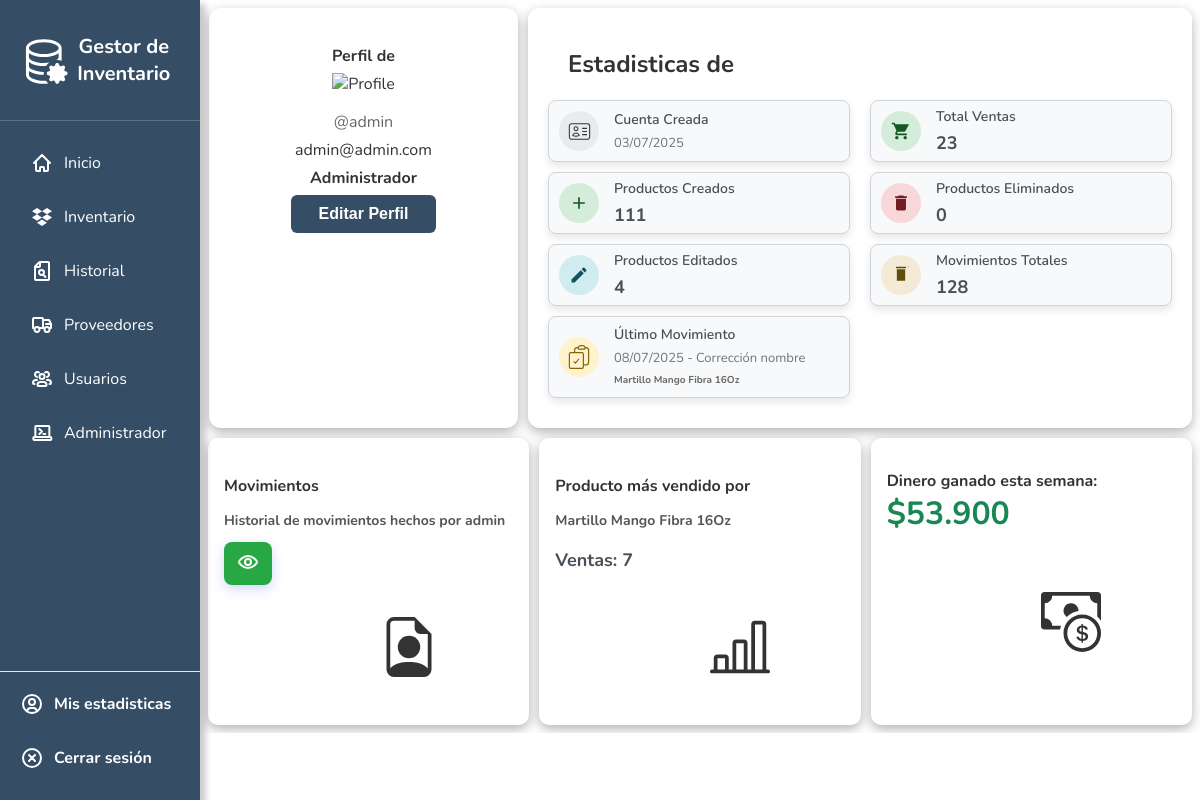
/profile/ (signed in), run on the app's committed database.
### inventory/models.py (models this page shows, shortened)
class HistorialMovimiento(models.Model):
    producto_id = models.IntegerField()
    nombre_producto = models.CharField(max_length=200)
    tipo_producto = models.CharField(max_length=50)
    codigo_barras = models.CharField(max_length=100, blank=True, null=True)
    fecha = models.DateTimeField(default=now)
    cambio_stock = models.IntegerField()
    stock_final = models.IntegerField()
    motivo = models.CharField(max_length=255, blank=True)
    usuario = models.ForeignKey(User, on_delete=models.SET_NULL, null=True, blank=True)
    precio = models.IntegerField()  # Assuming you want to track the price in the history
    boleta_codigo = models.CharField(max_length=32, blank=True, null=True, help_text="Código de boleta chileno (opcional)")

### inventory/views.py (the view)
# urls.py: path('profile/', profile, name='profile'),
@login_required
def profile(request):
    user = request.user
    productos_creados = HistorialMovimiento.objects.filter(
        usuario=user,
        motivo='Producto creado'
    ).count()
    productos_editados = HistorialMovimiento.objects.filter(
        usuario=user,
    ).filter(
        Q(motivo='Producto editado') |
        Q(motivo='Edición manual') |
        Q(motivo='Corrección precio') |
        Q(motivo='Corrección nombre') |
        Q(motivo__icontains='ajuste de inventario') |
        Q(motivo__icontains='uso interno') |
        Q(motivo__icontains='otro')
    ).count()
    productos_eliminados = HistorialMovimiento.objects.filter(
        usuario=user,
        motivo='Producto eliminado'
    ).count()
    from django.db.models import F, ExpressionWrapper, IntegerField, Sum
    from django.utils import timezone
    now = timezone.now()
    week_start = now - timezone.timedelta(days=now.weekday())
    month_start = now.replace(day=1)
    year_start = now.replace(month=1, day=1)
    total_ventas = HistorialMovimiento.objects.filter(
        usuario=user,
        motivo__iexact='venta',
        cambio_stock__lt=0
    ).aggregate(total=Sum(-F('cambio_stock')))['total'] or 0
    total_recaudado = HistorialMovimiento.objects.filter(
        usuario=user,
        motivo__iexact='venta',
        cambio_stock__lt=0
    ).annotate(
        total_venta=ExpressionWrapper(F('precio') * -F('cambio_stock'), output_field=IntegerField())
    ).aggregate(total=Sum('total_venta'))['total'] or 0
    recaudado_semana = HistorialMovimiento.objects.filter(
        usuario=user,
        motivo__iexact='venta',
        cambio_stock__lt=0,
        fecha__gte=week_start
    ).annotate(
        total_venta=ExpressionWrapper(F('precio') * -F('cambio_stock'), output_field=IntegerField())
    ).aggregate(total=Sum('total_venta'))['total'] or 0
    recaudado_mes = HistorialMovimiento.objects.filter(
        usuario=user,
        motivo__iexact='venta',
        cambio_stock__lt=0,
        fecha__gte=month_start
    ).annotate(
        total_venta=ExpressionWrapper(F('precio') * -F('cambio_stock'), output_field=IntegerField())
    ).aggregate(total=Sum('total_venta'))['total'] or 0
    recaudado_anio = HistorialMovimiento.objects.filter(
        usuario=user,
        motivo__iexact='venta',
        cambio_stock__lt=0,
        fecha__gte=year_start
    ).annotate(
        total_venta=ExpressionWrapper(F('precio') * -F('cambio_stock'), output_field=IntegerField())
    ).aggregate(total=Sum('total_venta'))['total'] or 0
    total_movimientos = HistorialMovimiento.objects.filter(
        usuario=user
    ).count()
    ultimo_movimiento = HistorialMovimiento.objects.filter(
        usuario=user
    ).order_by('-fecha').first()
    mas_vendido = (
        HistorialMovimiento.objects
        .filter(usuario=user, motivo__iexact='venta')
        .values('nombre_producto')
        .annotate(total_vendido=Sum(-F('cambio_stock')))
        .order_by('-total_vendido', 'nombre_producto')
        .first()
    )
    recaudado_semana_global = HistorialMovimiento.objects.filter(
        motivo__iexact='venta',
        cambio_stock__lt=0,
        fecha__gte=week_start
    ).annotate(
        total_venta=ExpressionWrapper(F('precio') * -F('cambio_stock'), output_field=IntegerField())
    ).aggregate(total=Sum('total_venta'))['total'] or 0
    context = {
        'user': user,
        'productos_creados': productos_creados,
        'productos_editados': productos_editados,
        'productos_eliminados': productos_eliminados,
        'total_ventas': total_ventas,
        'total_movimientos': total_movimientos,
        'ultimo_movimiento': ultimo_movimiento,
        'mas_vendido': mas_vendido,
        'total_recaudado': total_recaudado,
        'recaudado_semana': recaudado_semana,
        'recaudado_mes': recaudado_mes,
        'recaudado_anio': recaudado_anio,
        'recaudado_semana_global': recaudado_semana_global,
    }
    return render(request, 'inv/profile.html', context)

### inventory/templatetags/number_filters.py (called while the page is built)
@register.filter
def comma_miles(value):
    try:
        return f"{int(value):,}".replace(",", ".")
    except:
        return value

### inventory/templates/inv/profile.html (shortened to what this page needs)
{% extends 'inv/base.html' %}
{% load static %}
{% load number_filters %}
{% block body %}
<body>
  <div class="dashboard">
    <div class="card profile" style="margin-left: 1px; padding-top: 10%;">
      <p><strong>Perfil de {{ user.first_name }} {{ user.last_name }}</strong></p>
      <img src="https://cdn-icons-png.flaticon.com/512/847/847969.png" alt="Profile" />
      <p class="role">@{{ user.username }}</p>
      <p>{{ user.email|default:"No especificado" }}</p>
      <p> <span class="perfil-value">
          {% if user.is_staff %}
          <strong><span class="badge bg-primary">Administrador</span></strong>
          {% else %}
          <strong><span class="badge bg-secondary">Usuario</span></strong>
          {% endif %}
        </span></p>
      <button class="add-product-btn" onclick="window.location.href='{% url 'user_edit' user.pk %}'">Editar
        Perfil</button>
    </div>
    <div class="card">
      <div class="welcome">
        <div>
          <h2>Estadisticas de {{ user.first_name }} {{ user.last_name }}</h2>
        </div>
      </div>
      <div class="user-stats">
        <div class="row">
          <div class="col-md-6">
            <div class="stat-item mb-3">
              <div class="stat-icon">
              </div>
              <div class="stat-content">
                <h5>Cuenta Creada</h5>
                <p>{{ user.date_joined|date:"d/m/Y" }}</p>
              </div>
            </div>
            <div class="stat-item mb-3">
              <div class="stat-icon text-success">
                <svg width="20" height="20" fill="currentColor" viewBox="0 0 24 24">
                  <path d="M19 13h-6v6h-2v-6H5v-2h6V5h2v6h6v2z" />
                </svg>
              </div>
              <div class="stat-content">
                <h5>Productos Creados</h5>
                <p class="stat-number">{{ productos_creados }}</p>
              </div>
            </div>
            <div class="stat-item mb-3">
              <div class="stat-icon text-primary">
                <svg width="20" height="20" fill="currentColor" viewBox="0 0 24 24">
                  <path
                    d="M3 17.25V21h3.75L17.81 9.94l-3.75-3.75L3 17.25zM20.71 7.04c.39-.39.39-1.02 0-1.41l-2.34-2.34c-.39-.39-1.02-.39-1.41 0l-1.83 1.83 3.75 3.75 1.83-1.83z" />
                </svg>
              </div>
              <div class="stat-content">
                <h5>Productos Editados</h5>
                <p class="stat-number">{{ productos_editados }} </p>
              </div>
            </div>
            <div class="stat-item mb-3" style="height: 80px;">
              <div class="stat-icon text-warning">
              </div>
              <div class="stat-content">
                <h5>Último Movimiento</h5>
                {% if ultimo_movimiento %}
                <p>{{ ultimo_movimiento.fecha|date:"d/m/Y" }} - {{ ultimo_movimiento.motivo }}</p>
                <small class="text-muted" style="font-size: x-small;">{{ ultimo_movimiento.nombre_producto }}</small>
                {% else %}
                <p class="text-muted">Sin movimientos registrados</p>
                {% endif %}
              </div>
            </div>
          </div>
          <div class="col-md-6">
            <div class="stat-item mb-3">
              <div class="stat-icon text-success">
              </div>
              <div class="stat-content">
                <h5>Total Ventas</h5>
                <p class="stat-number">{{ total_ventas }}</p>
              </div>
            </div>
            <div class="stat-item mb-3">
              <div class="stat-icon text-danger">
                <svg width="20" height="20" fill="currentColor" viewBox="0 0 24 24">
                  <path d="M6 19c0 1.1.9 2 2 2h8c1.1 0 2-.9 2-2V7H6v12zM19 4h-3.5l-1-1h-5l-1 1H5v2h14V4z" />
                </svg>
              </div>
              <div class="stat-content">
                <h5>Productos Eliminados</h5>
                <p class="stat-number">{{ productos_eliminados }}</p>
              </div>
            </div>
            <div class="stat-item mb-3">
              <div class="stat-icon text-info">
                <svg width="20" height="20" fill="currentColor" viewBox="0 0 24 24">
                  <path d="M9 11H7v6h2v-6zm4 0h-2v6h2v-6zm4 0h-2v6h2v-6zm2.5-9H6v2h12V2h3.5l-1 1zm-2.5 3H7v14h10V5z" />
                </svg>
              </div>
              <div class="stat-content">
                <h5>Movimientos Totales</h5>
                <p class="stat-number">{{ total_movimientos }}</p>
              </div>
            </div>
          </div>
        </div>
      </div>
    </div>
  </div>
  <div class="modules">
    <div class="module-card" style="display: grid;
  grid-template-columns: repeat(auto-fit, minmax(200px, 1fr));">
      <div class="stat-item-seller">
        <h4>Movimientos</h4>
        <p><strong>Historial de movimientos hechos por {{ user.username }}</strong></p>
        <button class="btn-view-mov" onclick="window.location.href='{% url 'user_mov' %}'">
        </button>
      </div>
    </div>
    <div class="module-card" style="display: grid;
  grid-template-columns: repeat(auto-fit, minmax(200px, 1fr));">
      <div class="stat-item-seller">
        <h4>Producto más vendido por {{ user.first_name }}</h4>
        {% if mas_vendido %}
        <p><strong>{{ mas_vendido.nombre_producto }}</strong></p>
        <p class="stat-number">Ventas: {{ mas_vendido.total_vendido }}</p>
        {% else %}
        <p>No hay ventas registradas.</p>
        {% endif %}
      </div>
    </div>
  <div class="module-card" style="display: grid;
  grid-template-columns: repeat(auto-fit, minmax(200px, 1fr));">
      <div class="stat-item-seller">
        <div class="money-earned" style="margin-top: 1em;">
        <span style="font-weight: bold;">Dinero ganado esta semana:</span>
        <span style="font-size: 4vh; color: #198754; font-weight: bold;">${{ recaudado_semana|comma_miles }}</span>
      </div>
      </div>
    </div>
</body>
</html>
{% endblock %}

### inventory/static/css/style.css (style rules this page uses)
html, body { overflow-y: scroll !important; overflow-x: hidden; font-family: 'Nunito', Arial, sans-serif; background-color: #ffffff; color: #333; margin: 0; padding: 0; }
.dashboard { display: grid; grid-template-columns: 1fr 2fr; grid-gap: 20px; }
.card { margin-left: -10px; background: rgb(255, 255, 255); padding: 20px; border-radius: 12px; box-shadow: 0 4px 12px rgba(0, 0, 0, 0.3); }
.profile { text-align: center; }
.profile img { width: 80px; height: 80px; margin-bottom: 10px; }
.profile p { margin: 6px 0; color: #333; }
.profile .role { color: #666; }
.welcome { display: flex; justify-content: space-between; align-items: center; padding: 20px; }
.welcome h2 { margin: 0; }
.modules { display: grid; grid-template-columns: repeat(auto-fit, minmax(200px, 1fr)); gap: 10px; margin-top: 10px; }
.module-card { background: rgb(255, 255, 255); padding: 16px; border-radius: 10px; box-shadow: 0 4px 12px rgba(0, 0, 0, 0.3); }
.module-card h4 { margin-bottom: 8px; }
.module-card p { font-size: 14px; color: #555; margin-bottom: 12px; }
.btn-view-mov { background: #28a745; }
.add-product-btn { font-size: 1rem; font-weight: bold; background-color: #354e66; color: #fff; padding: 10px 28px; border: none; border-radius: 6px; cursor: pointer; transition: background 0.2s; text-decoration: none; }
.btn-view-mov { border: none; border-radius: 1vh; padding: 1vh 1.5vh ; color: white; cursor: pointer; transition: all 0.3s ease; box-shadow: 0 4px 12px rgba(102, 126, 234, 0.3); }
.module-card { transition: transform 0.3s ease; }
.user-stats { max-height: 400px; }
.user-stats .row { gap: 20px; display: flex; }
.stat-item { border: 1px solid #ced4da; display: flex; align-items: center; margin-bottom: 10px !important; background: #f8f9fa; border-radius: 8px; transition: all 0.3s ease; width: 300px; height: 60px; box-shadow: 0 4px 8px rgba(0, 0, 0, 0.1); }
.stat-icon { margin: 10px; width: 40px; height: 40px; display: flex; align-items: center; justify-content: center; border-radius: 50%; background: #e9ecef; margin-right: 15px; }
.stat-icon.text-success { background: #d4edda; color: #155724; }
.stat-icon.text-primary { background: #d1ecf1; color: #0c5460; }
.stat-icon.text-danger { background: #f8d7da; color: #721c24; }
.stat-icon.text-info { background: #f5ead6; color: #604c0c; }
.stat-icon.text-warning { background: #fff3cd; color: #856404; }
.stat-content h5 { margin: 0 0 5px 0; font-size: 14px; font-weight: 600; color: #495057; }
.stat-content p { margin: 0; font-size: 13px; color: #6c757d; }
.stat-number { font-size: 18px !important; font-weight: bold !important; color: #495057 !important; }
.text-success { color: green; font-weight: bold; }
.text-danger { color: red; font-weight: bold; }
.text-muted { color: #666; font-weight: bold; }

### data on the page
HistorialMovimiento: fecha "08/07/2025", motivo "Corrección nombre", nombre_producto "Martillo Mango Fibra 16Oz"

### other printed values
{{ user.username }} "admin"
{{ user.email|default:"No especificado" }} "admin@admin.com"
{{ user.date_joined|date:"d/m/Y" }} "03/07/2025"
{{ productos_creados }} "111"
{{ productos_editados }} "4"
{{ total_ventas }} "23"
{{ productos_eliminados }} "0"
{{ total_movimientos }} "128"
{{ mas_vendido.total_vendido }} "7"
{{ recaudado_semana|comma_miles }} "53.900"
